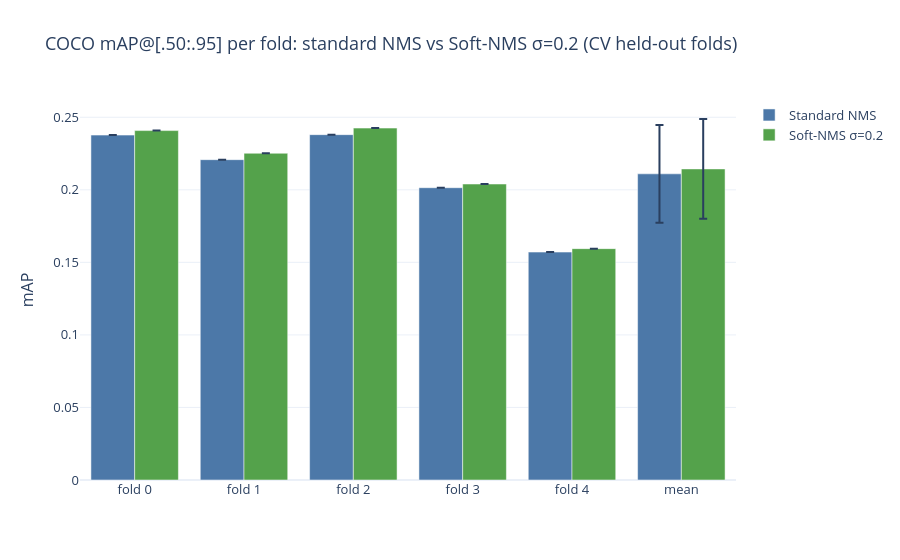
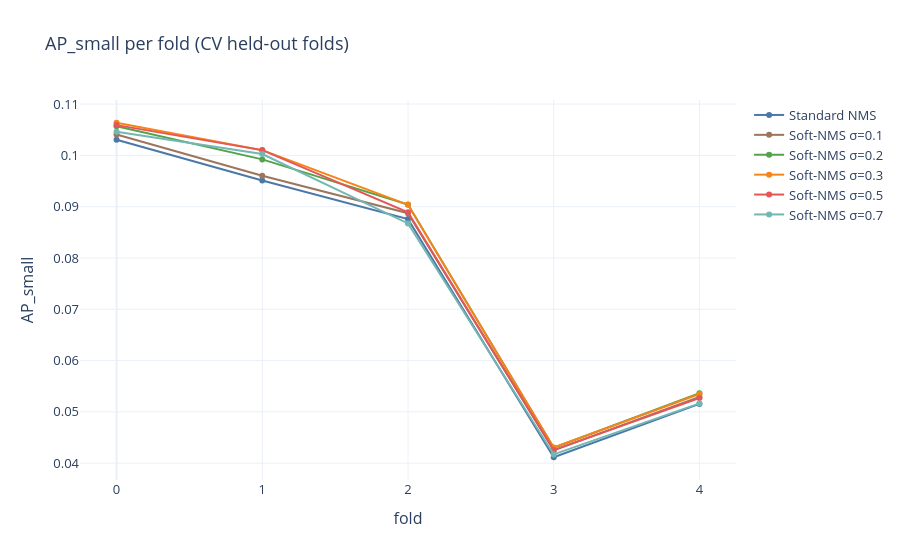
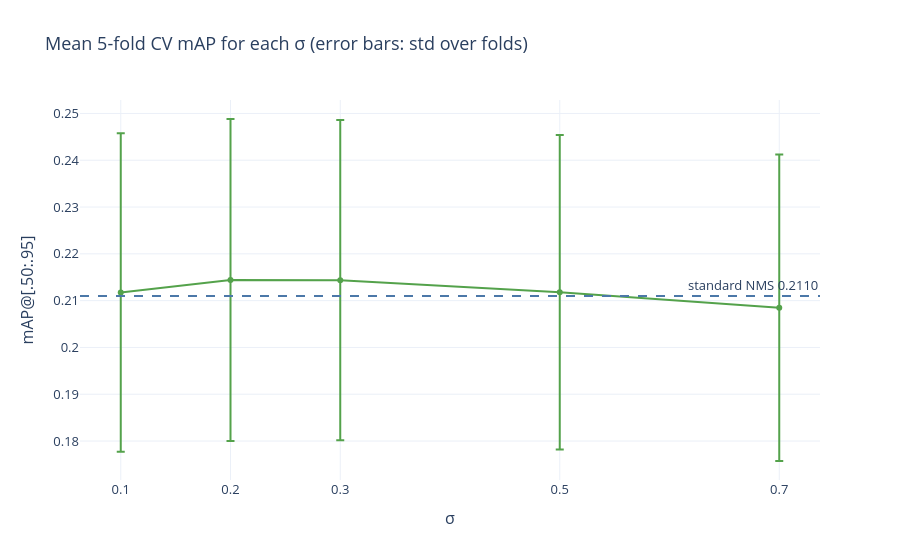
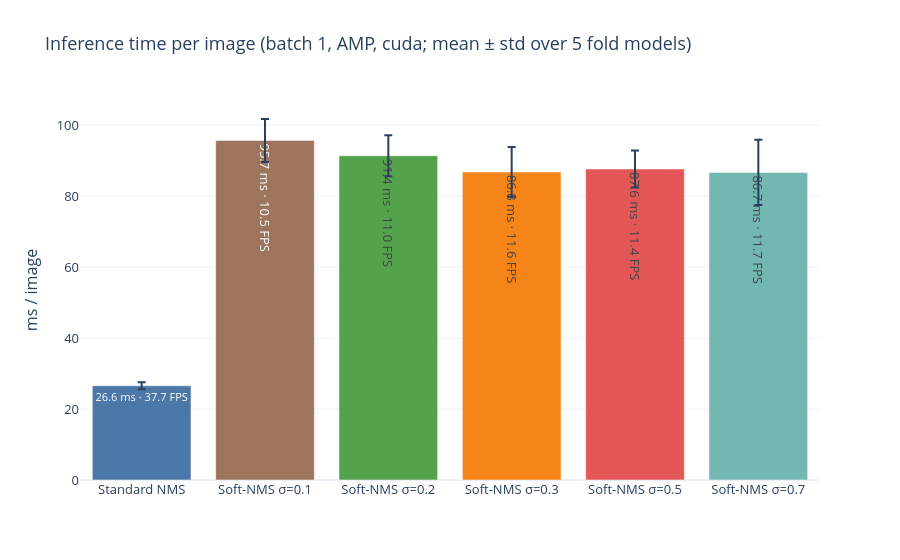

Write notebook code for charts like these, in order.
### Code cell
subset = summary.drop('baseline')
fig = go.Figure(go.Scatter(x=subset.sigma, y=subset.mAP_mean, error_y=dict(array=subset.mAP_std),
                           mode='lines+markers',
                           name='Soft-NMS', line=dict(color=COLORS[BEST])))
fig.add_hline(y=summary.loc['baseline', 'mAP_mean'], line_dash='dash', line_color=COLORS['baseline'],
              annotation_text=f"standard NMS {summary.loc['baseline', 'mAP_mean']:.4f}")
fig.update_layout(title='Mean 5-fold CV mAP for each σ (error bars: std over folds)',
                  xaxis=dict(title='σ', tickvals=ALL_SIGMAS),
                  yaxis_title='mAP@[.50:.95]')
save_plot(fig, 'map_by_sigma')

fig = go.Figure(go.Bar(x=[NAMES[variant] for variant in VARIANTS], y=summary.ms_per_img_mean,
                       error_y=dict(array=summary.ms_per_img_std),
                       marker_color=[COLORS[variant] for variant in VARIANTS],
                       text=[f'{ms:.1f} ms · {fps:.1f} FPS'
                             for ms, fps in zip(summary.ms_per_img_mean, summary.fps_mean)]))
fig.update_layout(title=f'Inference time per image (batch 1, AMP, {DEVICE.type}; mean ± std over 5 fold '
                        f'models)',
                  yaxis_title='ms / image')
save_plot(fig, 'inference_time')

### Figure 1 — Plotly figure (JSON) as saved in the notebook; plotly's stock layout.template omitted (floating-point values rounded to 4 significant figures)
{"data": [{"error_y": {"array": [0, 0, 0, 0, 0, 0.03368]}, "marker": {"color": "#4c78a8"}, "name": "Standard NMS", "type": "bar", "x": ["fold 0", "fold 1", "fold 2", "fold 3", "fold 4", "mean"], "y": [0.2377, 0.2208, 0.238, 0.2015, 0.1571, 0.211]}, {"error_y": {"array": [0, 0, 0, 0, 0, 0.0344]}, "marker": {"color": "#54a24b"}, "name": "Soft-NMS σ=0.2", "type": "bar", "x": ["fold 0", "fold 1", "fold 2", "fold 3", "fold 4", "mean"], "y": [0.2408, 0.2252, 0.2426, 0.204, 0.1595, 0.2144]}], "layout": {"barmode": "group", "font": {"size": 13}, "title": {"text": "COCO mAP@[.50:.95] per fold: standard NMS vs Soft-NMS σ=0.2 (CV held-out folds)"}, "yaxis": {"title": {"text": "mAP"}}}}

### Figure 2 — Plotly figure (JSON) as saved in the notebook; plotly's stock layout.template omitted (floating-point values rounded to 4 significant figures)
{"data": [{"line": {"color": "#4c78a8"}, "mode": "lines+markers", "name": "Standard NMS", "type": "scatter", "x": [0, 1, 2, 3, 4], "y": [0.103, 0.0951, 0.08758, 0.04115, 0.05155]}, {"line": {"color": "#9d755d"}, "mode": "lines+markers", "name": "Soft-NMS σ=0.1", "type": "scatter", "x": [0, 1, 2, 3, 4], "y": [0.1041, 0.09603, 0.08874, 0.04252, 0.05291]}, {"line": {"color": "#54a24b"}, "mode": "lines+markers", "name": "Soft-NMS σ=0.2", "type": "scatter", "x": [0, 1, 2, 3, 4], "y": [0.1057, 0.09922, 0.09044, 0.04302, 0.05363]}, {"line": {"color": "#f58518"}, "mode": "lines+markers", "name": "Soft-NMS σ=0.3", "type": "scatter", "x": [0, 1, 2, 3, 4], "y": [0.1064, 0.101, 0.09037, 0.04306, 0.05349]}, {"line": {"color": "#e45756"}, "mode": "lines+markers", "name": "Soft-NMS σ=0.5", "type": "scatter", "x": [0, 1, 2, 3, 4], "y": [0.1059, 0.101, 0.08889, 0.04255, 0.05269]}, {"line": {"color": "#72b7b2"}, "mode": "lines+markers", "name": "Soft-NMS σ=0.7", "type": "scatter", "x": [0, 1, 2, 3, 4], "y": [0.1046, 0.1003, 0.08673, 0.0417, 0.05165]}], "layout": {"font": {"size": 13}, "title": {"text": "AP_small per fold (CV held-out folds)"}, "xaxis": {"dtick": 1, "title": {"text": "fold"}}, "yaxis": {"title": {"text": "AP_small"}}}}

### Figure 3 — Plotly figure (JSON) as saved in the notebook; plotly's stock layout.template omitted (floating-point values rounded to 4 significant figures)
{"data": [{"error_y": {"array": [0.03405, 0.0344, 0.03421, 0.03359, 0.03276]}, "line": {"color": "#54a24b"}, "mode": "lines+markers", "name": "Soft-NMS", "type": "scatter", "x": [0.1, 0.2, 0.3, 0.5, 0.7], "y": [0.2117, 0.2144, 0.2144, 0.2118, 0.2085]}], "layout": {"annotations": [{"showarrow": false, "text": "standard NMS 0.2110", "x": 1, "xanchor": "right", "xref": "x domain", "y": 0.211, "yanchor": "bottom", "yref": "y"}], "font": {"size": 13}, "shapes": [{"line": {"color": "#4c78a8", "dash": "dash"}, "type": "line", "x0": 0, "x1": 1, "xref": "x domain", "y0": 0.211, "y1": 0.211, "yref": "y"}], "title": {"text": "Mean 5-fold CV mAP for each σ (error bars: std over folds)"}, "xaxis": {"tickvals": [0.1, 0.2, 0.3, 0.5, 0.7], "title": {"text": "σ"}}, "yaxis": {"title": {"text": "mAP@[.50:.95]"}}}}

### Figure 4 — Plotly figure (JSON) as saved in the notebook; plotly's stock layout.template omitted (floating-point values rounded to 4 significant figures)
{"data": [{"error_y": {"array": [0.9877, 6.047, 5.761, 7.03, 5.194, 9.215]}, "marker": {"color": ["#4c78a8", "#9d755d", "#54a24b", "#f58518", "#e45756", "#72b7b2"]}, "text": ["26.6 ms · 37.7 FPS", "95.7 ms · 10.5 FPS", "91.4 ms · 11.0 FPS", "86.8 ms · 11.6 FPS", "87.6 ms · 11.4 FPS", "86.7 ms · 11.7 FPS"], "type": "bar", "x": ["Standard NMS", "Soft-NMS σ=0.1", "Soft-NMS σ=0.2", "Soft-NMS σ=0.3", "Soft-NMS σ=0.5", "Soft-NMS σ=0.7"], "y": [26.56, 95.67, 91.36, 86.81, 87.63, 86.68]}], "layout": {"font": {"size": 13}, "title": {"text": "Inference time per image (batch 1, AMP, cuda; mean ± std over 5 fold models)"}, "yaxis": {"title": {"text": "ms / image"}}}}
